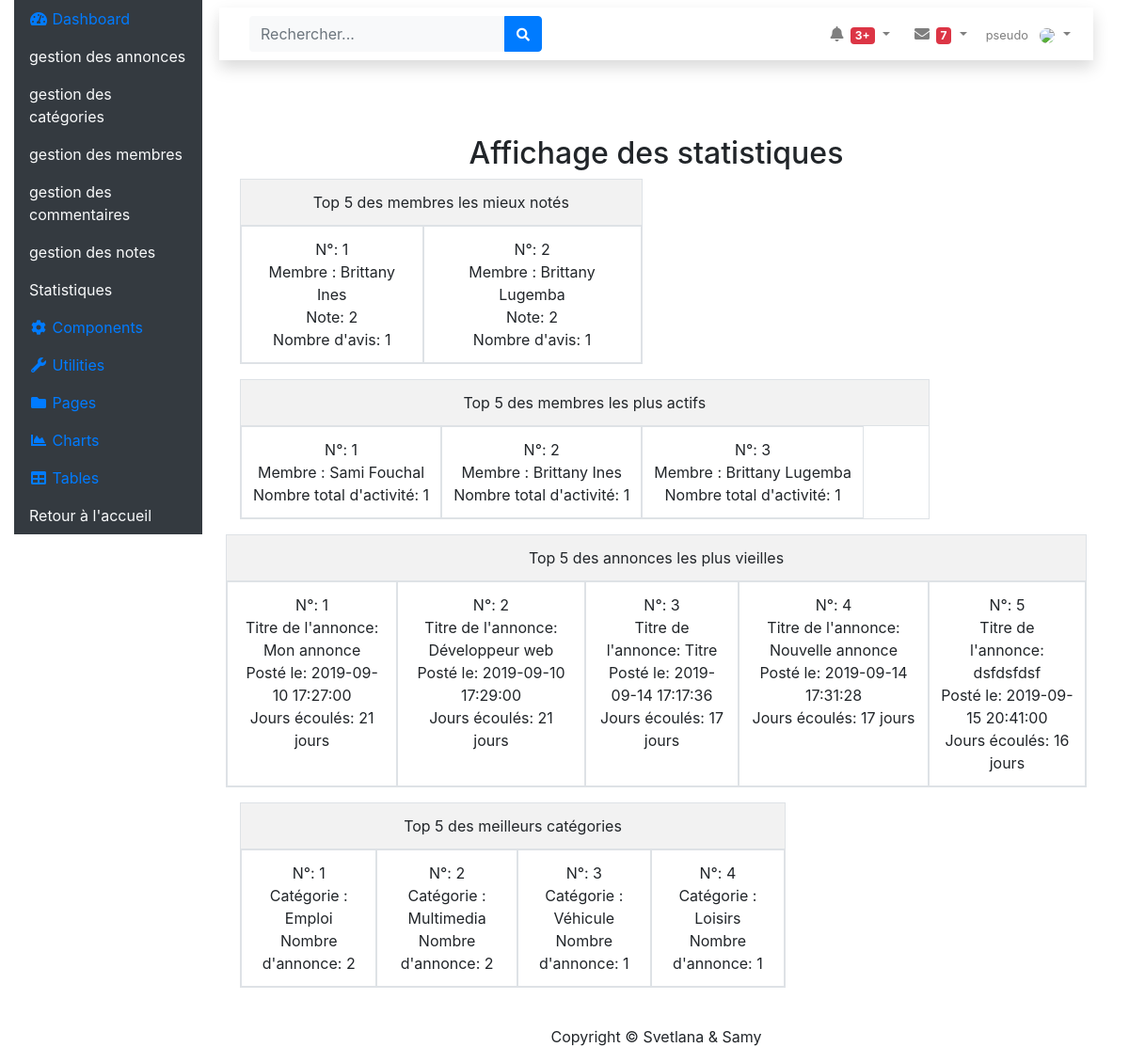
/admin/statistiques.php (signed in), run on the app's committed database.
### tables this page shows
CREATE TABLE IF NOT EXISTS `annonce` (
  `id_annonce` int(3) NOT NULL AUTO_INCREMENT,
  `titreA` varchar(255) NOT NULL,
  `description_courte` varchar(255) NOT NULL,
  `description_longue` text NOT NULL,
  `prix` float NOT NULL,
  `pays` varchar(20) NOT NULL,
  `ville` varchar(20) NOT NULL,
  `adresse` varchar(50) NOT NULL,
  `cp` int(5) NOT NULL,
  `membre_id` int(3) DEFAULT NULL,
  `photo_id` int(3) DEFAULT NULL,
  `categorie_id` int(3) DEFAULT NULL,
  `date_enregistrement` datetime DEFAULT NULL,
  PRIMARY KEY (`id_annonce`),
  KEY `fk_annonce_membre` (`membre_id`),
  KEY `fk_annonce_photo` (`photo_id`),
  KEY `fk_annonce_categorie` (`categorie_id`)
);

### assets/dao/MembreDao.php (called while the page is built, shortened)
<?php
class MembreDao {
    public static function retrieveBestMembres(PDO $pdo)
    {
        $req = $pdo->prepare(
            'select ven.nom, ven.prenom, n.etoile, count(1) as nb_avis
            from note n
            inner join membre ven on n.membre_id1 = ven.id_membre
            group by ven.nom, ven.prenom, n.etoile
            union
            select ach.nom, ach.prenom, n.etoile, count(1) as nb_avis
            from note n
            inner join membre ach on n.membre_id2 = ach.id_membre
            group by ach.nom, ach.prenom, n.etoile
            order by etoile desc, nb_avis desc
            LIMIT 0,5'
        );
        $execute = $req->execute();
        $bestMembres = $req->fetchAll(PDO::FETCH_ASSOC);
        return $bestMembres;
    }
    public static function retrieveMoreActivesMembres(PDO $pdo)
    {
        $req = $pdo->prepare(
            'select mm.nom, mm.prenom, sum(nb) as total
            from (select m.nom, m.prenom, count(1) as nb
                from membre m
                inner join annonce a on a.membre_id = id_membre
                group by nom, prenom
                union
                select ven.nom, ven.prenom, count(1) as nb
                from note n
                inner join membre ven on n.membre_id1 = id_membre
                group by nom, prenom
                union
                select ach.nom, ach.prenom, count(1) as nb
                from note n
                inner join membre ach on n.membre_id2 = id_membre
                group by nom, prenom) mm
            group by mm.nom, mm.prenom
            order by total desc
            LIMIT 0,5'
        );
        $execute = $req->execute();
        $moreActivesMembres = $req->fetchAll(PDO::FETCH_ASSOC);
        return $moreActivesMembres;
    }
}
?>

### assets/dao/AnnonceDao.php (called while the page is built, shortened)
<?php
class AnnonceDao
{
    public static function retrieveMoreOlderAnnonces(PDO $pdo)
    {
        $query = "SELECT a.titreA, a.date_enregistrement, (datediff(now(), a.date_enregistrement)) as nbdays
            FROM annonce a
            ORDER BY nbdays desc
            LIMIT 0,5";
        $req = $pdo->prepare($query);
        $execute = $req->execute();
        $moreOlderAnnonces = $req->fetchAll(PDO::FETCH_ASSOC);
        return $moreOlderAnnonces;
    }
    public static function retrieveBestCategories(PDO $pdo)
    {
        $query = "SELECT c.titre, count(a.titreA) as nbannonce
            FROM categorie c
             inner join annonce a on c.id_categorie = a.categorie_id
            group by c.titre
            ORDER BY nbannonce desc
            LIMIT 0,5";
        $req = $pdo->prepare($query);
        $execute = $req->execute();
        $bestCategories = $req->fetchAll(PDO::FETCH_ASSOC);
        return $bestCategories;
    }
}
?>

### admin/statistiques.php (the view, shortened to what this page needs)
<?php
require_once __DIR__ . '/../assets/config/configurationprincipale.php';
require_once __DIR__ . '/../assets/dao/AnnonceDao.php';
require_once __DIR__ . '/../assets/dao/MembreDao.php';
$bestMembres = MembreDao::retrieveBestMembres($pdo);
$moreActivesMembres = MembreDao::retrieveMoreActivesMembres($pdo);
$moreOlderAnnonces = AnnonceDao::retrieveMoreOlderAnnonces($pdo);
$bestCategories = AnnonceDao::retrieveBestCategories($pdo);
include __DIR__ . '/../assets/includes/header_admin.php';
?>
    <h2 class="text-center">Affichage des statistiques</h2>
    <div class="col-6">
        <table class="table table-bordered table-striped table-hover">
            <tr class="text-center">
                <td>Top 5 des membres les mieux notés</td>
            </tr>
            <tr class="text-center d-flex">
                <?php
                $position = 1;
                foreach ($bestMembres as $bestMembre) {
                    $line = "N°: " . ($position++) . "<br> Membre : " . $bestMembre['prenom'] . "  " . $bestMembre['nom'] . "<br>Note:   " . $bestMembre['etoile']. "<br> Nombre d'avis: " . $bestMembre['nb_avis'];
                    print("<td>$line</td>");
                }
               ?>
            </tr>
        </table>
    </div>
    <div class="col-10">
        <table class="table table-bordered table-striped table-hover">
            <tr class="text-center">
                <td>Top 5 des membres les plus actifs</td>
            </tr>
            <tr class="text-center d-flex">
                <?php
                $position = 1;
                foreach ($moreActivesMembres as $moreActivesMembre) {
                    $line = "N°: " . ($position++) . " <br> Membre : " . $moreActivesMembre['prenom'] . " " . $moreActivesMembre['nom'] . "<br> Nombre total d'activité: " . $moreActivesMembre['total'];
                    print("<td>$line</td>");
                }
                ?>
            </tr>
        </table>
    </div>
    <div>
        <table class="table table-bordered table-striped table-hover">
            <tr class="text-center">
                <td>Top 5 des annonces les plus vieilles</td>
            </tr>
            <tr class="text-center d-flex">
                <?php $position = 1;
                foreach ($moreOlderAnnonces as $moreOlderAnnonce) {
                    $line = "N°: " . ($position++) . " <br> Titre de l'annonce: " . $moreOlderAnnonce['titreA'] . "<br> Posté le:  " . $moreOlderAnnonce['date_enregistrement'] . "<br>Jours écoulés: " . $moreOlderAnnonce['nbdays'] . " jours";
                    print("<td>$line</td>");
                }
                ?>
            </tr>
        </table>
    </div>
    <div class="col-8">
        <table class="table table-bordered table-striped table-hover">
            <tr class="text-center">
                <td>Top 5 des meilleurs catégories</td>
            </tr>
            <tr class="text-center d-flex">
                <?php $position = 1;
                foreach ($bestCategories as $bestCategorie) {
                    $line = "N°: " . ($position++) . "<br>Catégorie : " . $bestCategorie['titre'] . "<br>Nombre d'annonce: " . $bestCategorie['nbannonce'];
                    print("<td>$line</td>");
                }
                ?>
            </tr>
        </table>
    </div>
<?php
include __DIR__ . '/../assets/includes/footer_admin.php';
?>

### data on the page
annonce: titreA "Mon annonce", date_enregistrement "2019-09-10 17:27:00", nbdays "21"
annonce: titreA "Développeur web", date_enregistrement "2019-09-10 17:29:00", nbdays "21"
annonce: titreA "Titre", date_enregistrement "2019-09-14 17:17:36", nbdays "17"
annonce: titreA "Nouvelle annonce", date_enregistrement "2019-09-14 17:31:28", nbdays "17"
annonce: titreA "dsfdsfdsf", date_enregistrement "2019-09-15 20:41:00", nbdays "16"

### other printed values
$bestMembre['prenom'] "Brittany"
$bestMembre['nom'] "Ines"
$bestMembre['etoile'] "2"
$bestMembre['nb_avis'] "1"
$bestMembre['nom'] "Lugemba"
$moreActivesMembre['prenom'] "Sami"
$moreActivesMembre['nom'] "Fouchal"
$moreActivesMembre['total'] "1"
$moreActivesMembre['prenom'] "Brittany"
$moreActivesMembre['nom'] "Ines"
$moreActivesMembre['nom'] "Lugemba"
$bestCategorie['titre'] "Emploi"
$bestCategorie['nbannonce'] "2"
$bestCategorie['titre'] "Multimedia"
$bestCategorie['titre'] "Véhicule"
